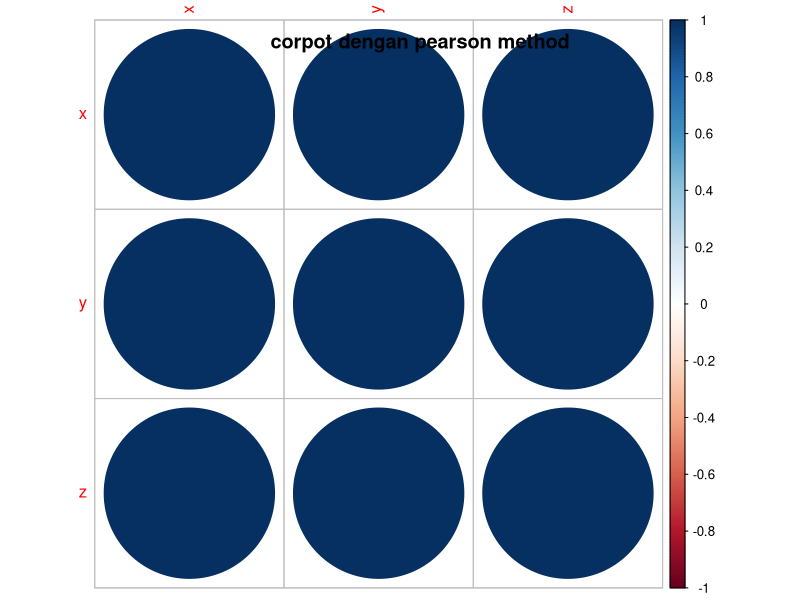
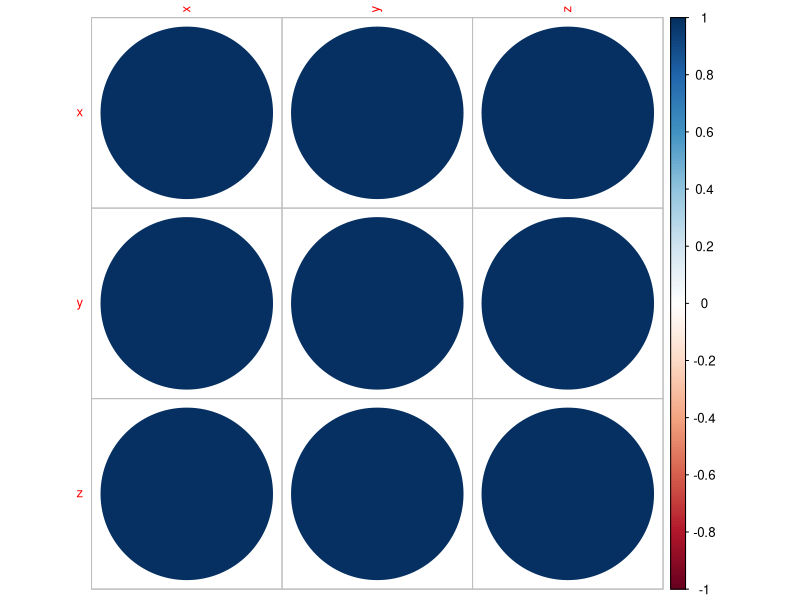

These charts were generated, in order, by the following R code:
## ---- chunk 1
data_contoh <- data.frame(x = c(1, 2, 3),
                   y = c(4, 5, 6),
                   z = c(7, 8, 9))
data_contoh
## ---- chunk 2
cor_pearson <- cor(data_contoh, method = "pearson")
cor_pearson
## ---- chunk 3
library(corrplot)
plot.new()
corrplot(cor_pearson, method = "circle", type = "full", insig = "pch", )
title(main = "corpot dengan pearson method")
## ---- chunk 4
cor_Spearman <- cor(data_contoh, method = "spearman")
cor_Spearman
## ---- chunk 5
library(corrplot)
data <- data.frame(x = c(1, 2, 3),
                   y = c(4, 5, 6),
                   z = c(7, 8, 9))

# Menghitung matriks korelasi
cor_matrix <- cor(data, method = "pearson")
corrplot(cor_matrix, method = "circle", type = "full", tl.cex = 0.8)
